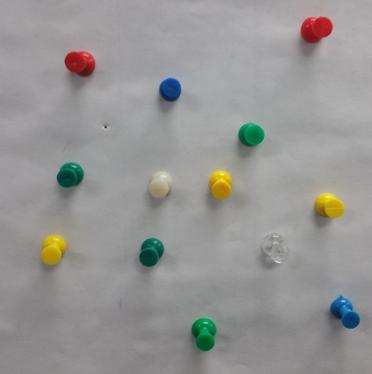
%> input picture 0.0_ColorSegmentation/Input/TestImgResized.jpg, 372 x 374 px; its folder holds only this picture in this run
$ octave HSVDetectionandClassification.m   (GNU Octave 9; MATLAB toolbox functions it lacks are replaced by stand-ins)
%> lines starting %> are read from the running program, lines starting %| are printed output that depends on the picture; in (x1, y1, x2, y2) boxes, pixels count from 0 and x2, y2 are one past the last pixel; in counts of white or black regions, pixels touching at a corner belong together; the program's own positions count from 1
close all
% Generate a subpath for the 2 given codes.
addpath(genpath('./../input/'));
% Extract images dataset.
images.filename = ls('./../input/*.jpg');
numImages = size(images.filename, 1);
% Open video writer, prepare for recording.
vid = VideoWriter('TrafficSignDetection', 'MPEG-4');
vid.FrameRate = 30;
open(vid);
for i = 1 : numImages
    i
    img = imread(images.filename(i, :));
%> img is the input picture: size 374x372x3 uint8; mean R, G, B 150.4, 149.8, 148.3
    % Denoise the image.
    imgDenoised = imgaussfilt(img, 0.8);
    % Extract R, G, B channels.
    R = imgDenoised(:, :, 1);
    G = imgDenoised(:, :, 2);
    B = imgDenoised(:, :, 3);
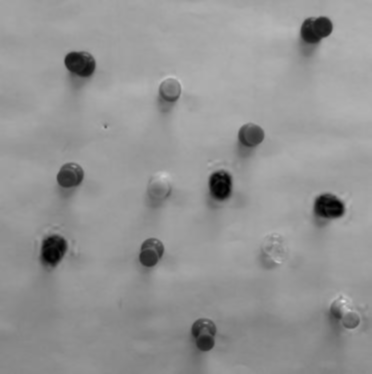
%> B: size 374x372 uint8; min 0, max 228, mean 148.3
    % Normalize the contrast.
    RGBStretchlim = stretchlim(imgDenoised);
%> RGBStretchlim = [0.051 0.224 0.122; 0.729 0.686 0.686]
    RContrasted = imadjust(R, RGBStretchlim(:, 1), []);
    GContrasted = imadjust(G, RGBStretchlim(:, 2), []);
    BContrasted = imadjust(B, RGBStretchlim(:, 3), []);
    recombinedRGBImage = cat(3, RContrasted, GContrasted, BContrasted);
    % Create a mask focus on top 2/3 of the images.
    [m, n, ~] = size(img);
%> m = 374; n = 372
    x = [1, n, n, 1];
%> x = [1 372 372 1]
    y = [1, 1, 2 * m / 3, 2 * m / 3];
%> y = [1 1 249.3 249.3]
    maskROI = poly2mask(x, y, m, n);
    % Separate H, S, V channel.
    imgHSV = rgb2hsv(recombinedRGBImage);
%> imgHSV: size 374x372x3 double; mean H, S, V 0.644, 0.106, 0.839
    H = imgHSV(:, :, 1);
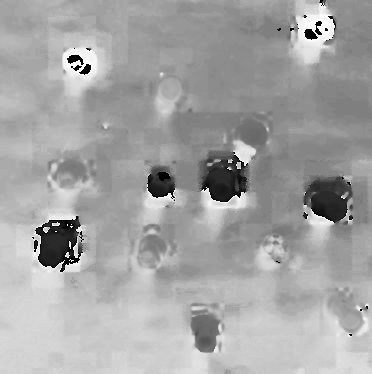
%> H: size 374x372 double; min 0, max 0.999, mean 0.644
    S = imgHSV(:, :, 2);
    V = imgHSV(:, :, 3);
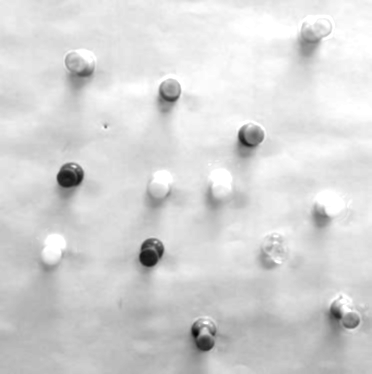
%> V: size 374x372 double; min 0.00784, max 1, mean 0.839
    % Set red color HSV thresholds.
    maskR = ((H < 0.028 | H > 0.98) & S > 0.68 & V > 0.6)  | ((H < 0.02 | H > 0.95) & S > 0.6 & V > 0.15);
%> maskR: size 374x372 logical; 0.83% white; 2 white regions, box (x1, y1, x2, y2) and area: (301, 17, 333, 42) 603, (65, 52, 95, 76) 554
    structelem = strel('disk', 2);
    maskR = imdilate(maskR, structelem);
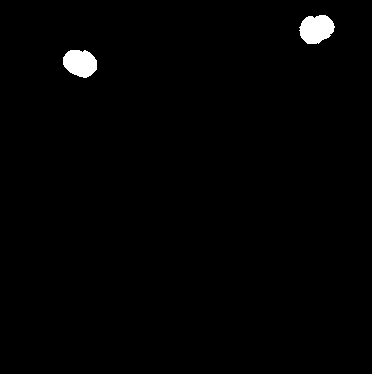
%> maskR: size 374x372 logical; 1.1% white; 2 white regions, box (x1, y1, x2, y2) and area: (299, 15, 335, 44) 784, (63, 50, 97, 78) 735
    maskR = bwpropfilt(maskR, 'Area', [200 8000]);
    statsR = regionprops(maskR, 'Centroid');
%> statsR = 2 regions; Centroid: [80.8 63.7], [317 29.6]
    % Connect close area.
    centersConnectedPointsRx = [];
    centersConnectedPointsRy = [];
    if ~isempty(statsR)
        C = combnk(1 : length(statsR), 2);
%> C = [1 2]
        for j = 1 : size(C, 1)
            distTmp = norm(statsR(C(j, 1)).Centroid - statsR(C(j, 2)).Centroid);
            if distTmp < 75
                NumberNewPoints = round(distTmp);
                centersConnectedPointsRx = cat(2, centersConnectedPointsRx, linspace(statsR(C(j, 1)).Centroid(1), statsR(C(j, 2)).Centroid(1), NumberNewPoints+2));
                centersConnectedPointsRy = cat(2, centersConnectedPointsRy, linspace(statsR(C(j, 1)).Centroid(2), statsR(C(j, 2)).Centroid(2), NumberNewPoints+2));
            end
        end
%> this loop made 1 pass
%> distTmp on pass 1: 238.6
    end
    maskR(uint32(centersConnectedPointsRy), uint32(centersConnectedPointsRx)) = 1; % Connect the centroids of close areas.
    % Extract red area properties and delete narrow areas.
    maskR2 = false(m, n);
    maskR2(uint32(centersConnectedPointsRy), uint32(centersConnectedPointsRx)) = 1; % Connect the centroids of close areas.
%> maskR2: size 374x372 logical; every value is 0
    statsR = regionprops(maskR, 'Area', 'Centroid', 'Eccentricity', 'MajorAxisLength', 'MinorAxisLength');
%> statsR = 2 regions; Area, Centroid, MajorAxisLength, MinorAxisLength and Eccentricity: 784 [317 29.6] 36.06 27.98 0.631, 735 [80.8 63.7] 35.42 26.56 0.662
    blob_labelR = bwlabel(maskR);
%> blob_labelR: size 374x372 double; 3 distinct labels, from 0 to 2
    for j = 1 : length(statsR)
        if statsR(j).MajorAxisLength / statsR(j).MinorAxisLength < 2
            maskR2(blob_labelR == j) = 1;
        end
    end
%> this loop made 2 passes
	% Set blue color HSV thresholds.
    maskB = (H > 0.45 & H < 0.72 & S > 0.3 & V > 0.97) | (H > 0.51 & H < 0.72 & S > 0.4 & V > 0.87) ...
            | (H > 0.561 & H < 0.634 & S > 0.55 & V > 0.5) | (H > 0.555 & H < 0.7 & S > 0.73 & V > 0.2);
%> maskB: size 374x372 logical; 0.67% white; 11 white regions (9 under 20 px), largest, box (x1, y1, x2, y2) and area: (331, 294, 360, 328) 561, (160, 77, 182, 99) 357
    maskB = imdilate(maskB, structelem);
%> maskB: size 374x372 logical; 1% white; 7 white regions (1 under 20 px), largest, box (x1, y1, x2, y2) and area: (329, 292, 362, 330) 745, (158, 75, 184, 101) 503, (140, 241, 149, 254) 62, (239, 120, 249, 128) 36, (156, 250, 161, 258) 28, (252, 120, 259, 126) 23
    maskB = bwpropfilt(maskB, 'Area', [300 10000]);
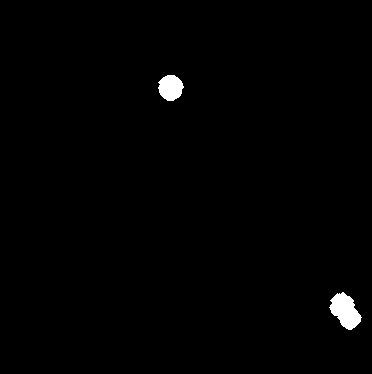
%> maskB: size 374x372 logical; 0.9% white; 2 white regions, box (x1, y1, x2, y2) and area: (329, 292, 362, 330) 745, (158, 75, 184, 101) 503
    % Extract blue area properties and delete narrow areas.
    statsB = regionprops(maskB, 'Area', 'Centroid', 'Eccentricity', 'MajorAxisLength', 'MinorAxisLength');
%> statsB = 2 regions; Area, Centroid, MajorAxisLength, MinorAxisLength and Eccentricity: 745 [345.9 311.5] 40.13 24.26 0.797, 503 [171.2 88.3] 25.99 24.77 0.303
    blob_labelB = bwlabel(maskB);
%> blob_labelB: size 374x372 double; 3 distinct labels, from 0 to 2
    maskB2 = false(m, n);
    for j = 1 : length(statsB)
        if statsB(j).MajorAxisLength / statsB(j).MinorAxisLength < 1.7
            maskB2(blob_labelB == j) = 1;
        end
    end
    % Combine masks.
    traficSignROI = (maskB2 | maskR2) & maskROI;
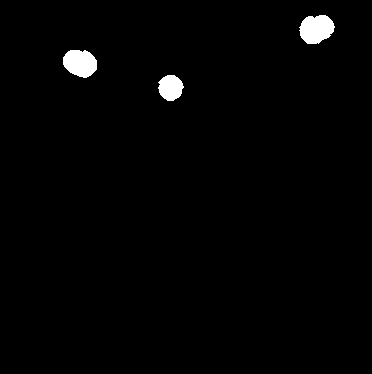
%> traficSignROI: size 374x372 logical; 1.5% white; 3 white regions
%     figure(2);imshow(traficSignROI);
    % Prepare plotting detected contours.
    stats2 = regionprops(traficSignROI, 'Area', 'Centroid', 'Eccentricity', 'MajorAxisLength', 'MinorAxisLength', 'BoundingBox');
%> stats2 = 3 regions; box (x1, y1, x2, y2), Area, Centroid, MajorAxisLength, MinorAxisLength and Eccentricity: (299, 15, 335, 44) 784 [317 29.6] 36.06 27.98 0.631, (63, 50, 97, 78) 735 [80.8 63.7] 35.42 26.56 0.662, (158, 75, 184, 101) 503 [171.2 88.3] 25.99 24.77 0.303
    [B, ~] = bwboundaries(traficSignROI, 8);
%> B = 3 boundaries; box (x1, y1, x2, y2) and points: (299, 15, 335, 44) 91, (63, 50, 97, 78) 86, (158, 75, 184, 101) 70
    figure(1)
    imshow(img);
    hold on;
    % 8 types of target signs.
    signType = ['00045'; '00021'; '00038'; '00035'; '00017'; '00001'; '00014'; '00019'];
    % Pick only traffic sign's area and classify them.
    chosenAreaIdx = [];
    for k = 1 : size(stats2, 1)
        signArea = imgDenoised(round((stats2(k).BoundingBox(2) - 0 * stats2(k).BoundingBox(4))) : ...
                        round((stats2(k).BoundingBox(2) + 1 * stats2(k).BoundingBox(4))) - 1, ...
                       round((stats2(k).BoundingBox(1) - 0 * stats2(k).BoundingBox(3))) : ...
                        round((stats2(k).BoundingBox(1) + 1 * stats2(k).BoundingBox(3))) - 1, :);
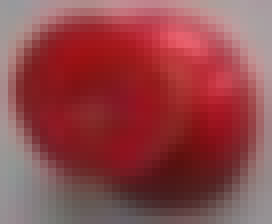
%> signArea: size 28x34x3 uint8 (shown 8 times larger); mean R, G, B 145, 71.3, 74.8
%> (the run ends here)
